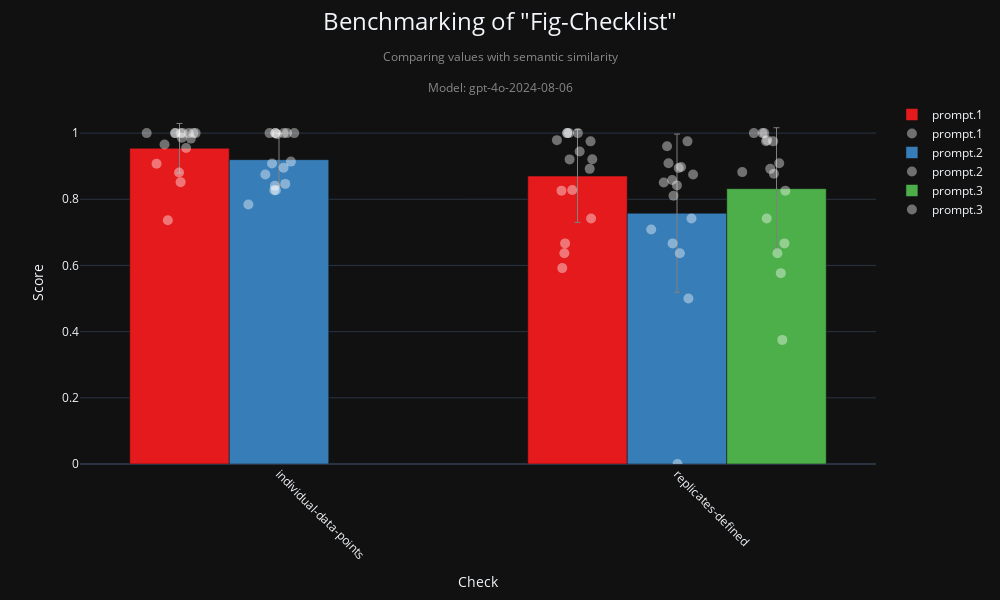

This figure's notebook cell:
### Code cell
fig, df = checklist_visualization(
    "fig-checklist",
    metric="semantic_similarity",
    model=MODEL,
    aggregation_level=0
)
fig.show()
